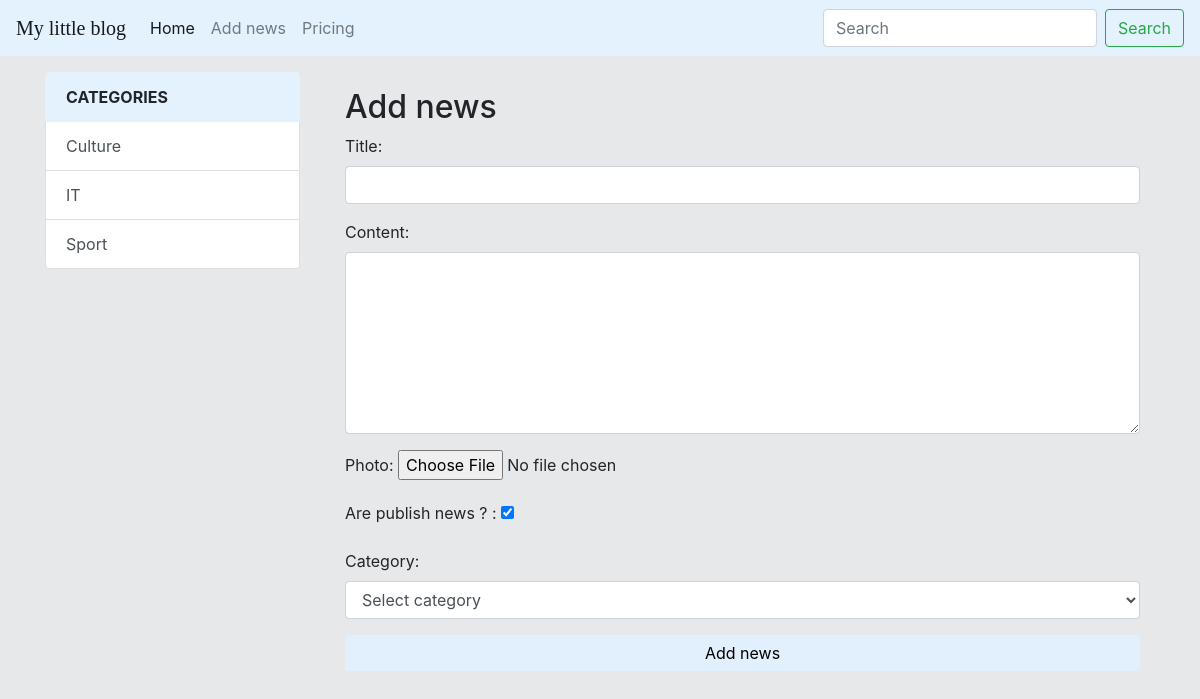
Page /news/add_news on the committed database.
### news/models.py (models this page shows)
class Category(models.Model):
    category_title = models.CharField(max_length=150, db_index=True)
    def get_absolute_url(self):
        return reverse('category', kwargs={'category_id': self.pk})
    def __str__(self):
        return f'{self.category_title}'
    class Meta:
        verbose_name = "Категория"
        verbose_name_plural = 'Category'
        ordering = ['category_title']

### news/views.py (the view)
# urls.py: path('news/add_news', add_news, name='add_news')
def add_news(request):
    if request.method == "POST":
        form = NewsForm(request.POST)
        if form.is_valid():
            article = News.objects.create(**form.cleaned_data)
            return redirect(article)
    else:
        form = NewsForm()
    return render(request, 'news/add_news.html', {'form': form})

### news/forms.py
class NewsForm(forms.Form):
    title = forms.CharField(max_length=200, widget=forms.TextInput(attrs={"class": "form-control"}))
    content = forms.CharField(widget=forms.Textarea(attrs={"class": "form-control", "rows": 7}))
    photo = forms.ImageField(required=False)
    published = forms.BooleanField(label='Are publish news ? ', initial=True, )
    category = forms.ModelChoiceField(empty_label='Select category', queryset=Category.objects.all(),
                                      widget=forms.Select(attrs={"class": "form-control"}))

### news/templatetags/news_tags.py (called while the page is built)
@register.simple_tag
def get_all_categories():
    return Category.objects.all()

### news/templates/news/add_news.html (shortened to what this page needs)
{% extends 'base.html' %}
{% block sidebar %}
    <div class="col-md-3">
        {% include 'news/include/categories_sidebar.html' %}
    </div>
{% endblock %}
{% block content %}
    <div class="col-md-9">
        <div class="container mt-3">
            <h2>Add news</h2>
            <form action="{% url 'add_news' %}" method="post">
                {{ form.as_p }}
                <button type="submit" class="btn btn-primary btn-block"
                        style="background-color: #e1f0fc; border: none; color: black"> Add news</button>
            </form>
        </div>
    </div>
{% endblock %}

### news/templates/news/include/categories_sidebar.html
{% load news_tags %}
<div class="list-group">
    <a href="#" class="list-group-item list-group-item-action active" style="color: #212529; background-color: #e3f2fd; border-color: #e3f2fd; font-weight: bold; text-transform: uppercase">
        Categories
    </a>
    {% get_all_categories as categories %}
    {% for category in categories %}
        <a href="{{ category.get_absolute_url }} "
           class="list-group-item list-group-item-action">{{ category.category_title }}</a>
    {% endfor %}
</div>

### static/styles.css (style rules this page uses)
body { background-color: #e6e8ea; }

### rows in the picture
Category: category_title "Culture"
Category: category_title "IT"
Category: category_title "Sport"
